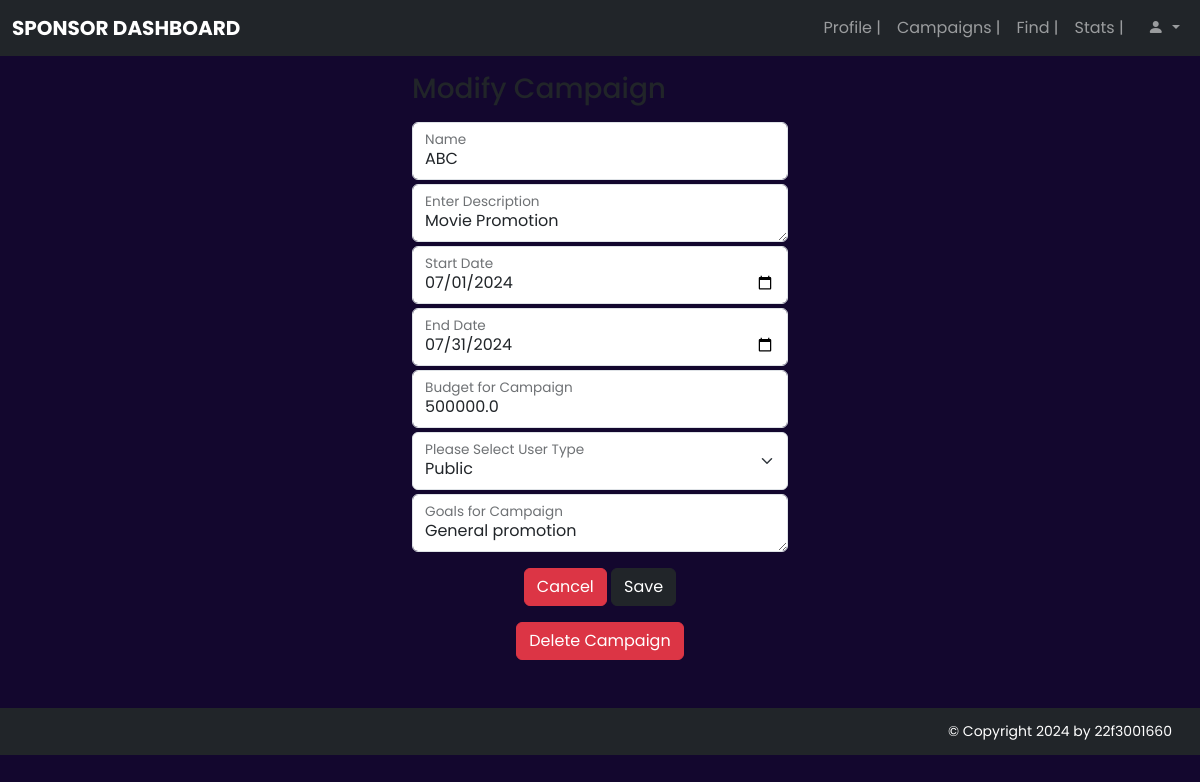
The page /sponsor/campaigns/modify/1 on the database its author committed.
### models/models.py (models this page shows)
class Campaign(db.Model):
  __tablename__ = 'campaigns'
  campaign_id = db.Column(db.Integer, autoincrement=True, primary_key=True)
  name = db.Column(db.String(200), nullable=False, unique=True)
  description = db.Column(db.String(500), nullable=False)
  start_date = db.Column(db.String(100), nullable=False)
  end_date = db.Column(db.String(100), nullable=False)
  budget = db.Column(db.Double, nullable=False)
  visibility = db.Column(db.String(100), nullable=False)
  goals = db.Column(db.String(500), nullable=False)
  timestamp = db.Column(db.DateTime, default=datetime.now(timezone.utc))
  status = db.Column(db.String(200), nullable=False) # Flagged or Unflagged
  validity = db.Column(db.String(200), nullable=False) #Active or Expired
  sponsor_id = db.Column(db.String(200), db.ForeignKey('sponsors.sponsor_id'))
  adrequests = db.relationship('AdRequest', backref='campaigns', lazy=True)
  add_campaign = db.relationship('AdRequest', cascade='all, delete-orphan', lazy=True)

### controllers/sponsor.py (the view)
@app.route('/sponsor/campaigns/modify/<campaign_id>', methods=['GET', 'POST'])
def modifyCampaign(campaign_id):
    campaign = Campaign.query.filter_by(campaign_id=campaign_id).first()
    if request.method == 'POST':
        update_campaign_from_form(campaign)
        db.session.commit()
        return redirect(url_for('manageCampaigns'))
    return render_template('/sponsor/campaignmodify.html', campaigns=campaign)

### templates/sponsor/campaignmodify.html (shortened to what this page needs)
{% extends '/dashboards/basesponsor.html'%}
{% block content %}
<div id="campaigns" class="row justify-content-center"><br>
  <div class="col-md-4">
    {% if campaigns %}
    <h3>Modify Campaign</h3>
    <form action="/sponsor/campaigns/modify/{{campaigns.campaign_id}}" method="POST">
      <div class="form-floating mb-1 mt-3">
        <input type="text" class="form-control" id="name" placeholder="Enter Campaign Name" name="name" value="{{campaigns.name}}" required>
        <label for="name">Name</label>
      </div>
      <div class="form-floating mb-1">
        <textarea class="form-control" id="description" placeholder="Enter Description" name="description" required>{{campaigns.description}}</textarea>
        <label for="description">Enter Description</label>
      </div>
      <div class="form-floating mb-1">
        <input type="date" class="form-control" id="start_date" placeholder="Enter Start Date" name="start_date" value="{{campaigns.start_date}}" required>
        <label for="start_date">Start Date</label>
      </div>
      <div class="form-floating mb-1">
        <input type="date" class="form-control" id="end_date" placeholder="Enter End Date" name="end_date" value="{{campaigns.end_date}}" required>
        <label for="end_date">End Date</label>
      </div>
      <div class="form-floating mb-1">
        <input type="text" class="form-control" id="budget" placeholder="Enter Your Budget" name="budget" value="{{campaigns.budget}}" required>
        <label for="budget">Budget for Campaign</label>
      </div>
      <div class="form-floating mb-1">
        <select class="form-select" id="campaigntype" aria-label="campaigntype" name='campaigntype'>
          {% if campaigns.visibility=="Public" %}
          <option value="Public" selected>Public</option>
          {% else %}
          <option value="Public" >Public</option>
          <option value="Private" selected>Private</option>
          {% endif %}
        </select>
        <label for="campaigntype">Please Select User Type</label>
      </div>
      <div class="form-floating mb-1">
        <textarea class="form-control" id="goals" placeholder="Enter Goals" name="goals"  required>{{campaigns.goals}}</textarea>
        <label for="goals">Goals for Campaign</label>
      </div>
      <div class='text-center m-3'>
        <a class="btn btn-danger" href="/sponsor/campaigns">Cancel</a>
        <input type="submit" value="Save" class="btn btn-dark">
        </div>
      </form>
      <form action="{{ url_for('delete_campaign', campaign_id=campaigns.campaign_id) }}" method="POST" class="text-center mt-3">
        <button type="submit" class="btn btn-danger" onclick="return confirm('Are you sure you want to delete this campaign?')">Delete Campaign</button>
      </form>
    {% else %}
    <h3>Campaign not Found</h3>
    {% endif %}
  </div>
</div>
{% endblock %}

### static/css/style.css (style rules this page uses)
body { font-family: "Poppins", sans-serif; background-color: #13072e; }

### rows shown on the page
Campaign: name "ABC", description "Movie Promotion", start_date "07/01/2024", end_date "07/31/2024", budget "500000.0", campaigntype "Public", goals "General promotion"
